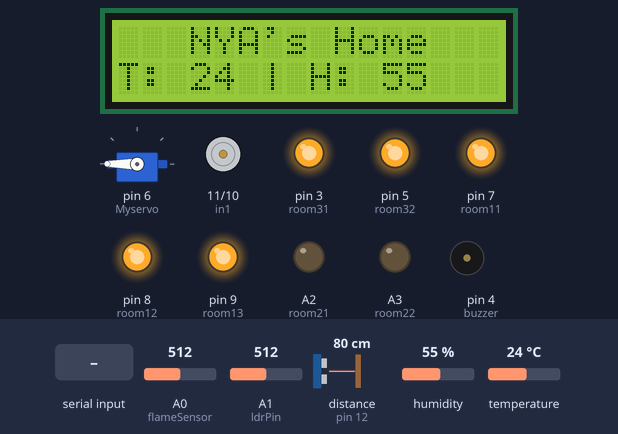
A sketch run on a simulated Arduino Uno, built with avr-gcc and run on an emulated ATmega328P. On the bench: 16×2 character LCD, servo, motor-driver pin pairs drawn as motors (green arrow = first pin HIGH = forward, orange = second pin HIGH = backward, longer = more drive), output pins drawn as LEDs (lit = HIGH), buzzer (waves = sounding). Wiring (inferred from the names in the program): ultrasonic range finder: trigger pin 13; echo pin 12. Dashed ring = blinking. The test bench sets the inputs (shaded band); at power-on: A0 (flameSensor) = 512, distance to the obstacle (sensor on pin 12) 80 cm, A1 (ldrPin) = 512, humidity 55 %, temperature 24 °C. The echo pulse lasts 58.3 µs per cm; pins used as bus, display or sensor lines are not drawn; what the sketch prints to the serial monitor is not drawn.

Above: at 4.2 s.
4.3 s: A0 (flameSensor) set to 104
5.8 s: A0 (flameSensor) set to 89
At 6.5 s:
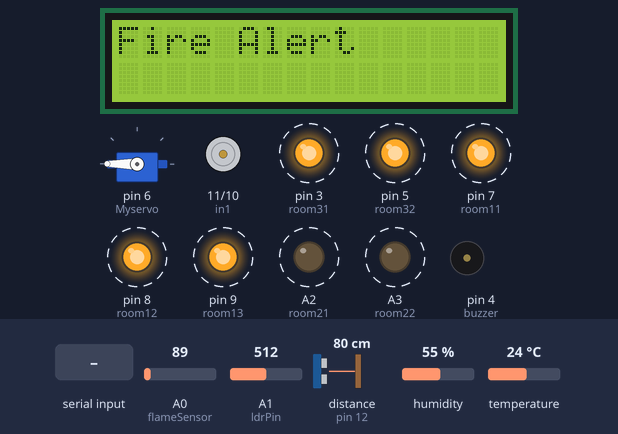
7.4 s: distance to the obstacle (sensor on pin 12) set to 120 cm
13.4 s: "static" received over Serial
At 14.56 s:
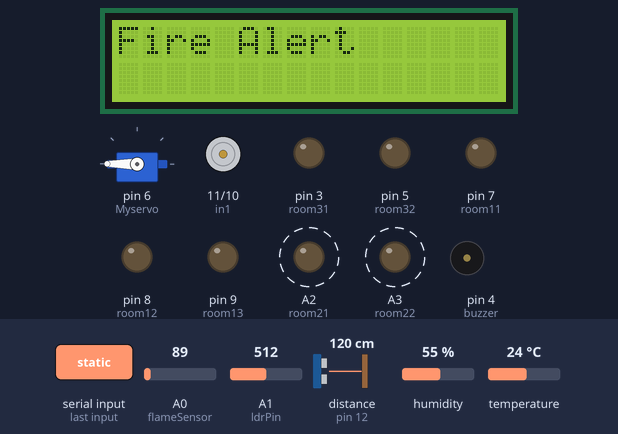
19.4 s: "50" received over Serial
At 20.58 s:
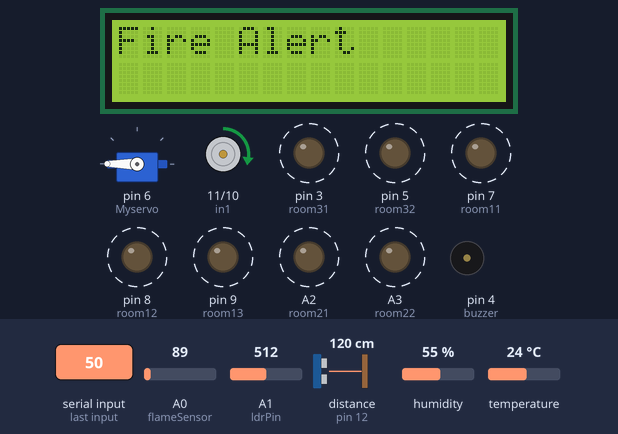
22.1 s: A0 (flameSensor) set to 110
At 22.5 s:
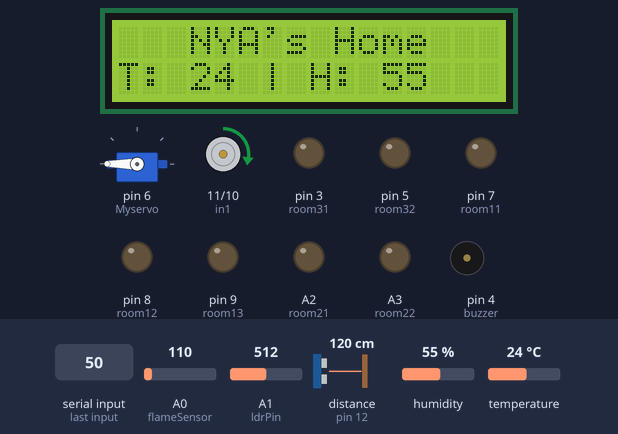
Timing chart, 0 to 24.7 s (numbered marks = the images above; inputs shaded):
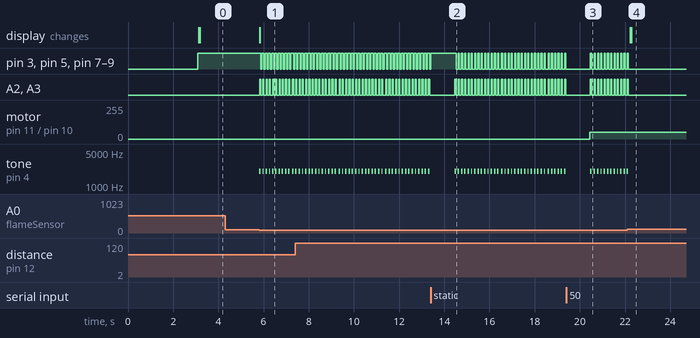

The sketch:

HomeAutomation.ino
```cpp
int room11=7;
int room12=8;
int room13=9;

int room21=A2;
int room22=A3;


int room31=3;
int room32=5;

String data;

bool ledOn=false;
bool ledOff=false;
bool ledAuto=true;
bool fireClear=false;

int in1 = 11;
int in2 = 10;

#include<Servo.h>
Servo Myservo;

#include "DHT.h"               //Including DHT Library

#include <Wire.h>
#include <LiquidCrystal_I2C.h>

// Set the LCD address to 0x27 for a 16 chars and 2 line display
LiquidCrystal_I2C lcd(0x27, 16, 2);

//DHT Sensor Codes

#define DHTPIN 2                //Defining DHTPIN
#define DHTTYPE DHT11           //Defining DHTVersion
DHT dht(DHTPIN, DHTTYPE);       //DHT Initialisation

//Flame and Buzzer

int flameSensor = A0; // select the input pin for the LDR
int flameValue = 0; // variable to store the value coming from the sensor
int buzzer = 4; // Output pin for Buzzer

//LDR Sensor

const int ldrPin = A1;

//Ultrasonic
#define echoPin 12
#define trigPin 13
long duration;
int distance;

void setup()
{
    // initialize the LCD
  lcd.begin();

  // Turn on the blacklight and print a message.
  lcd.backlight();
  lcd.setCursor(3,0);
  lcd.print("NYA's Home");
  lcd.setCursor(0,1);
  lcd.print("Init. Service");
  delay(3000);


  dht.begin();


  pinMode(buzzer, OUTPUT);
  pinMode(room11, OUTPUT);
  pinMode(room12, OUTPUT);
  pinMode(room13, OUTPUT);
  pinMode(room21, OUTPUT);
  pinMode(room22, OUTPUT);
  pinMode(room31, OUTPUT);
  pinMode(room32, OUTPUT);

  pinMode(in1, OUTPUT);
  pinMode(in2, OUTPUT);

  Myservo.attach(6);
  Myservo.write(180);


  pinMode(flameSensor, INPUT);
  pinMode(ldrPin, INPUT);

  pinMode(trigPin,OUTPUT);
  pinMode(echoPin,INPUT);

  digitalWrite(room11, HIGH);
  digitalWrite(room12, HIGH);
  digitalWrite(room13, HIGH);

  analogWrite(room21, 0);
  analogWrite(room22, 0);

  digitalWrite(room31, HIGH);
  digitalWrite(room32, HIGH);


  Serial.begin(9600);
}

void loop()
{


  if(Serial.available()){
    data=Serial.readString();
    Serial.println(data);
    if(data.equalsIgnoreCase("on")){
      allLEDOn();
      ledOn=true;
      ledOff=false;
    }
    else if(data.equalsIgnoreCase("off")){
      allLEDOff();
      ledOn=false;
      ledOff=true;
    }
    else if(data.equalsIgnoreCase("auto")){
      ledAuto=true;
    }
    else if(data.equalsIgnoreCase("static")){
      ledAuto=false;
    }
    else if(data.equalsIgnoreCase("50")){

      analogWrite(in1, 50);
      analogWrite(in2, 0);
    }
    else if(data.equalsIgnoreCase("150")){

      analogWrite(in1, 150);
      analogWrite(in2, 0);
    }else if(data.equalsIgnoreCase("200")){

      analogWrite(in1, 200);
      analogWrite(in2, 0);
    }
    else if(data.equalsIgnoreCase("255")){

      analogWrite(in1, 255);
      analogWrite(in2, 0);
    }


    else if(data.equalsIgnoreCase("0")){

      analogWrite(in1, 0);
      analogWrite(in2, 0);
    }
    else if(data.equalsIgnoreCase("g")){
      Myservo.write(90);
      delay(5000);
    }


  }
  int t = (int)dht.readTemperature();   //Reading temperature from the sensor and preserving it to t variable
  int h = (int)dht.readHumidity();
//  Serial.print("Temperature: ");
//  Serial.print(t);
//  Serial.print(" | Humidity: ");
//  Serial.println(h);
  lcd.setCursor(3,0);
  lcd.print("NYA's Home");
  lcd.setCursor(0,1);
  lcd.print("T: ");
  lcd.setCursor(3,1);
  lcd.print(t);
  lcd.setCursor(5,1);
  lcd.print(" | H: ");
  lcd.setCursor(11,1);
  lcd.print(h);


  flameValue = analogRead(flameSensor);

//  Serial.println(flameValue);

  if (flameValue < 100){
    tone(buzzer, 2000); // Send 1KHz sound signal...
    lcd.clear();
    lcd.print("Fire Alert");
    allLEDOn();
    garageOn();
    delay(50);        // ...for 1 sec
    noTone(buzzer);     // Stop sound...
    allLEDOff();
    garageOff();
    delay(50);        // ...for 1sec
    fireClear=false;
  }else{
    if(!fireClear){
      lcd.clear();
      fireClear=true;
    }
    digitalWrite(buzzer,LOW);
  }


  //LDR system
  int ldrStatus = analogRead(ldrPin);

  if (ldrStatus <= 200 && !ledOn) {
//    Serial.print("Bright...");
//    Serial.println(ldrStatus);
    allLEDOff();

  }
  if(ldrStatus>=200 && ledAuto) {
//    Serial.print("Dark...");
//    Serial.println(ldrStatus);
    allLEDOn();
  }

  digitalWrite(trigPin,LOW);
  delayMicroseconds(2);
  digitalWrite(trigPin,HIGH);
  delayMicroseconds(10);
  digitalWrite(trigPin,LOW);

  duration=pulseIn(echoPin,HIGH);
  distance=(duration*0.034/2);
//  Serial.print("Distance : ");
//  Serial.print(distance);
//  Serial.println(" cm ");

  if(distance<5){
    analogWrite(room21, 255);
    analogWrite(room22, 255);
    Myservo.write(90);
    delay(5000);
  }else{
    analogWrite(room21, 0);
    analogWrite(room22, 0);
    Myservo.write(180);
  }

}

void allLEDOff(){
  digitalWrite(room11, LOW);
  digitalWrite(room12, LOW);
  digitalWrite(room13, LOW);

  digitalWrite(room31, LOW);
  digitalWrite(room32, LOW);


}

void allLEDOn(){
  digitalWrite(room11, HIGH);
  digitalWrite(room12, HIGH);
  digitalWrite(room13, HIGH);

  digitalWrite(room31, HIGH);
  digitalWrite(room32, HIGH);


}

void garageOn(){
  analogWrite(room21, 255);
  analogWrite(room22, 255);
}

void garageOff(){
  analogWrite(room21, 0);
  analogWrite(room22, 0);
}
```

Measured:
- the behaviour switches between 100 and 99 on A0 (flameSensor) (found by bisection; images 0 and 1)
- after the input at 4.3 s, every drawn part: stays the same
- after the input at 5.8 s, pin 3 (room31), pin 5 (room32): alternates HIGH for 0.09 s and LOW for 0.05 s, starting after 0.07 s
- after the input at 19.4 s, motor on pin 11 (in1) / pin 10 (in2): stopped → forward 50/255 after 1.0 s
- after the input at 22.1 s, pin 3 (room31), pin 5 (room32), pin 7 (room11), pin 8 (room12), pin 9 (room13), A2 (room21), A3 (room22): goes on until 22.1 s, then stays LOW; tone on pin 4 (buzzer): goes on until 22.1 s, then stays silent; the display: first changes after 0.13 s (image 4 shows a later state)
